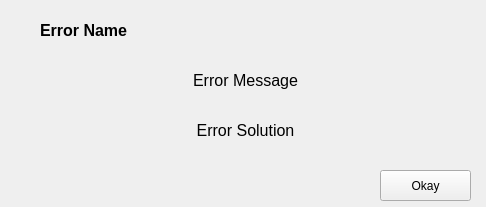
<?xml version="1.0" encoding="UTF-8"?>
<ui version="4.0">
 <class>MainWindow</class>
 <widget class="QMainWindow" name="MainWindow">
  <property name="geometry">
   <rect>
    <x>0</x>
    <y>0</y>
    <width>486</width>
    <height>207</height>
   </rect>
  </property>
  <property name="sizePolicy">
   <sizepolicy hsizetype="Fixed" vsizetype="Fixed">
    <horstretch>0</horstretch>
    <verstretch>0</verstretch>
   </sizepolicy>
  </property>
  <property name="minimumSize">
   <size>
    <width>486</width>
    <height>207</height>
   </size>
  </property>
  <property name="maximumSize">
   <size>
    <width>486</width>
    <height>207</height>
   </size>
  </property>
  <property name="windowTitle">
   <string>Error</string>
  </property>
  <widget class="QWidget" name="centralwidget">
   <widget class="QPushButton" name="okayButton">
    <property name="geometry">
     <rect>
      <x>380</x>
      <y>170</y>
      <width>91</width>
      <height>31</height>
     </rect>
    </property>
    <property name="cursor">
     <cursorShape>PointingHandCursor</cursorShape>
    </property>
    <property name="text">
     <string>Okay</string>
    </property>
   </widget>
   <widget class="QLabel" name="errorMessageLabel">
    <property name="geometry">
     <rect>
      <x>50</x>
      <y>50</y>
      <width>391</width>
      <height>61</height>
     </rect>
    </property>
    <property name="minimumSize">
     <size>
      <width>0</width>
      <height>0</height>
     </size>
    </property>
    <property name="maximumSize">
     <size>
      <width>999999</width>
      <height>999999</height>
     </size>
    </property>
    <property name="font">
     <font>
      <pointsize>12</pointsize>
     </font>
    </property>
    <property name="text">
     <string>Error Message</string>
    </property>
    <property name="alignment">
     <set>Qt::AlignCenter</set>
    </property>
    <property name="wordWrap">
     <bool>true</bool>
    </property>
   </widget>
   <widget class="QLabel" name="errorNameLabel">
    <property name="geometry">
     <rect>
      <x>40</x>
      <y>20</y>
      <width>401</width>
      <height>21</height>
     </rect>
    </property>
    <property name="sizePolicy">
     <sizepolicy hsizetype="Preferred" vsizetype="Preferred">
      <horstretch>0</horstretch>
      <verstretch>0</verstretch>
     </sizepolicy>
    </property>
    <property name="font">
     <font>
      <pointsize>12</pointsize>
      <weight>75</weight>
      <bold>true</bold>
     </font>
    </property>
    <property name="text">
     <string>Error Name</string>
    </property>
    <property name="alignment">
     <set>Qt::AlignLeading|Qt::AlignLeft|Qt::AlignVCenter</set>
    </property>
    <property name="wordWrap">
     <bool>true</bool>
    </property>
   </widget>
   <widget class="QLabel" name="errorSolutionLabel">
    <property name="geometry">
     <rect>
      <x>50</x>
      <y>110</y>
      <width>391</width>
      <height>41</height>
     </rect>
    </property>
    <property name="font">
     <font>
      <pointsize>12</pointsize>
     </font>
    </property>
    <property name="text">
     <string>Error Solution</string>
    </property>
    <property name="alignment">
     <set>Qt::AlignCenter</set>
    </property>
    <property name="wordWrap">
     <bool>true</bool>
    </property>
   </widget>
  </widget>
 </widget>
 <resources/>
 <connections/>
</ui>
